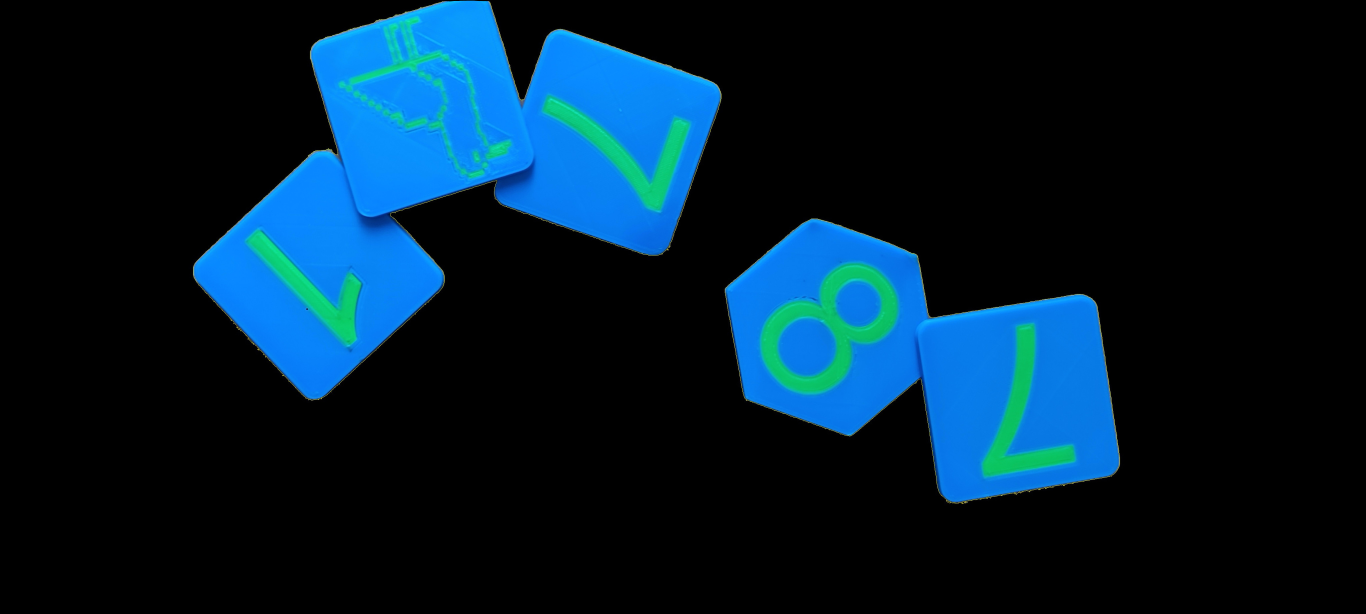
#> input picture figures/1695128011374_processed.jpg, 4096 x 1842 px, found by its file name (shown at 1/3 size); its folder holds only this picture in this run
$ python LW3.py
#> lines starting #> are read from the running program, lines starting #| are printed output that depends on the picture; after the words box and inside, x2 and y2 are one past the last pixel; in counts of white or black regions, pixels touching at a corner belong together
#> in process_folder, image is the input picture: shape (1842, 4096, 3); mean B, G, R 45, 28.3, 2.3
import cv2
import numpy as np
import os

def isolate_numbers(image):
    hsv = cv2.cvtColor(image, cv2.COLOR_BGR2HSV)
#> hsv: shape (1842, 4096, 3); mean H, S, V 21, 50.6, 46.9

    lower_border_colour = np.array([40, 140, 130])
    upper_border_colour = np.array([90, 255, 255])

    mask = cv2.inRange(hsv, lower_border_colour, upper_border_colour)
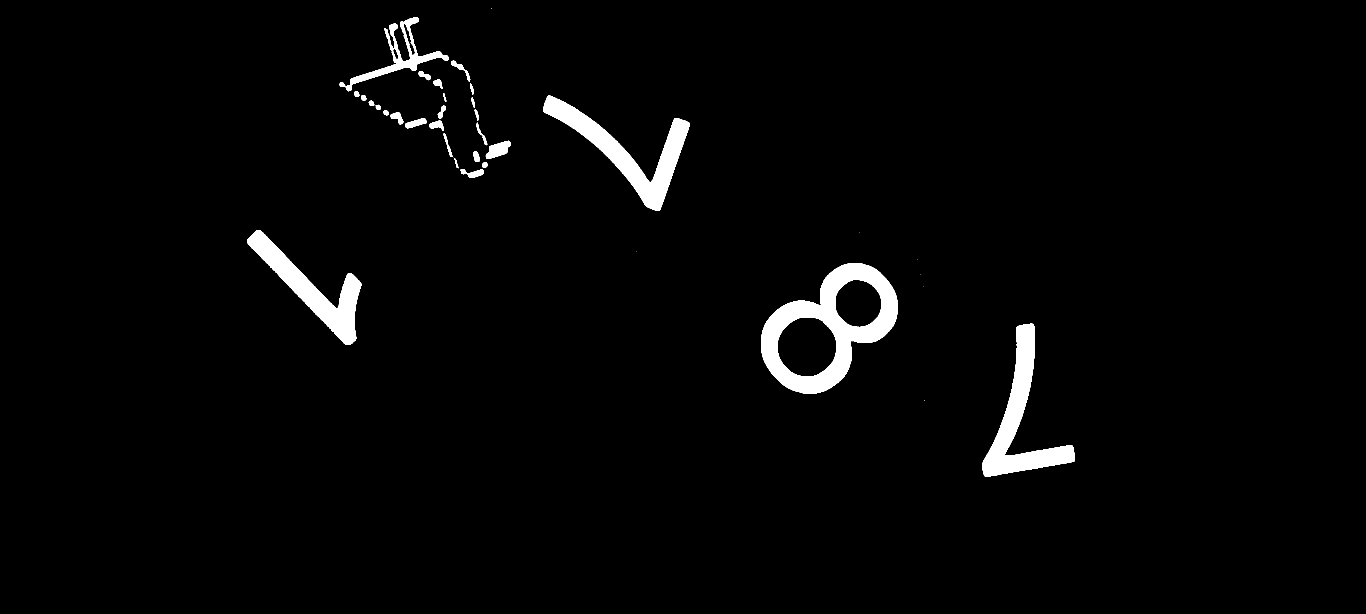
#> mask: shape (1842, 4096) (shown at 1/3 size); 2.4% white; 36 white regions (8 under 20 px)

    result = cv2.bitwise_and(image, image, mask=mask)
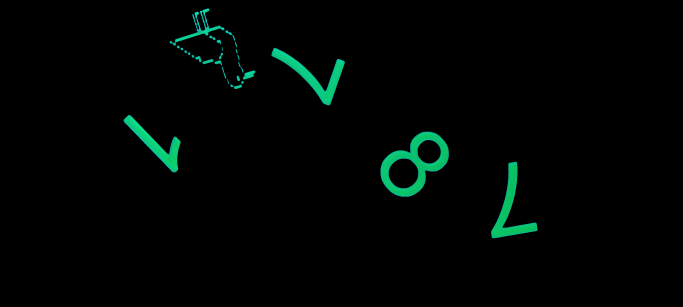
#> result: shape (1842, 4096, 3) (shown at 1/6 size); mean B, G, R 3.1, 4.8, 0.3

    return result, mask


def rotate_numbers(numbers_image, mask, min_area):
#> called with min_area = 15000
    contours, _ = cv2.findContours(mask, cv2.RETR_EXTERNAL, cv2.CHAIN_APPROX_SIMPLE)
#> contours = 36 contours, 8 with area under 20; largest, box (x1, y1, x2, y2) and area: (2283, 790, 2693, 1180) 98595, (1629, 287, 2069, 632) 35664, (2947, 971, 3225, 1429) 35136, (741, 690, 1084, 1035) 30198, (1019, 51, 1347, 274) 10972
    filtered_contours = [contour for contour in contours if cv2.contourArea(contour) > min_area]
#> filtered_contours = 4 contours; box (x1, y1, x2, y2) and area: (2283, 790, 2693, 1180) 98595, (1629, 287, 2069, 632) 35664, (2947, 971, 3225, 1429) 35136, (741, 690, 1084, 1035) 30198
    if not filtered_contours:
        raise ValueError("No contours detected.")

    result = np.zeros_like(numbers_image)

    for contour in filtered_contours:
        min_rect = cv2.minAreaRect(contour)
        center, size, angle = min_rect

        if size[0] > size[1]:
            angle += 90
            size = (size[1], size[0])

        rotation_matrix = cv2.getRotationMatrix2D(center, angle, 1.0)

        rotated_image = cv2.warpAffine(numbers_image, rotation_matrix, (numbers_image.shape[1], numbers_image.shape[0]))

        width, height = map(int, size)
        x, y = int(center[0] - width / 2), int(center[1] - height / 2)

        x1, y1 = max(0, x), max(0, y)
        x2, y2 = min(rotated_image.shape[1], x + width), min(rotated_image.shape[0], y + height)

        result[y1:y2, x1:x2] = rotated_image[y1:y2, x1:x2]
#> this loop made 4 passes
#> (min_rect, size, angle, rotation_matrix, width, height, x, y) on pass 2: (((2484.5, 976), (444.8, 283.5), -45), (283.5, 444.8), 45, [[0.707, 0.707, 37.56], [-0.707, 0.707, 2042.7]], 283, 444, 2343, 753)
#> pass 1, in rotate_numbers, `rotated_image = cv2.warpAffine(numbers_image, rotation_matrix, (number..`:
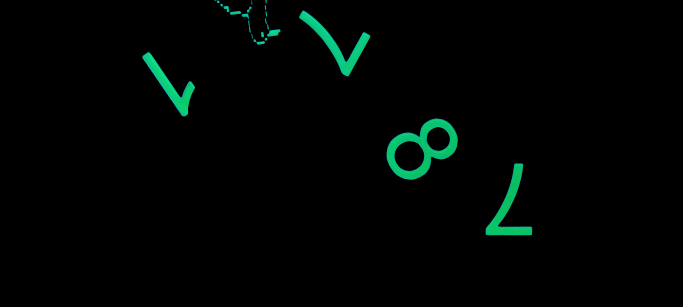
#> rotated_image: shape (1842, 4096, 3) (shown at 1/6 size); mean B, G, R 2.8, 4.4, 0.2
#> pass 3, in rotate_numbers, `rotated_image = cv2.warpAffine(numbers_image, rotation_matrix, (number..`:
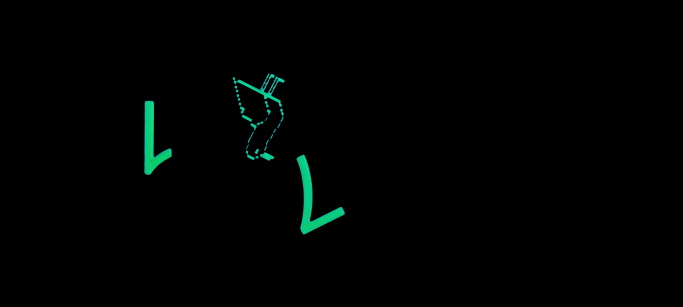
#> rotated_image: shape (1842, 4096, 3) (shown at 1/6 size); mean B, G, R 1.7, 2.4, 0.1
#> after the loop:
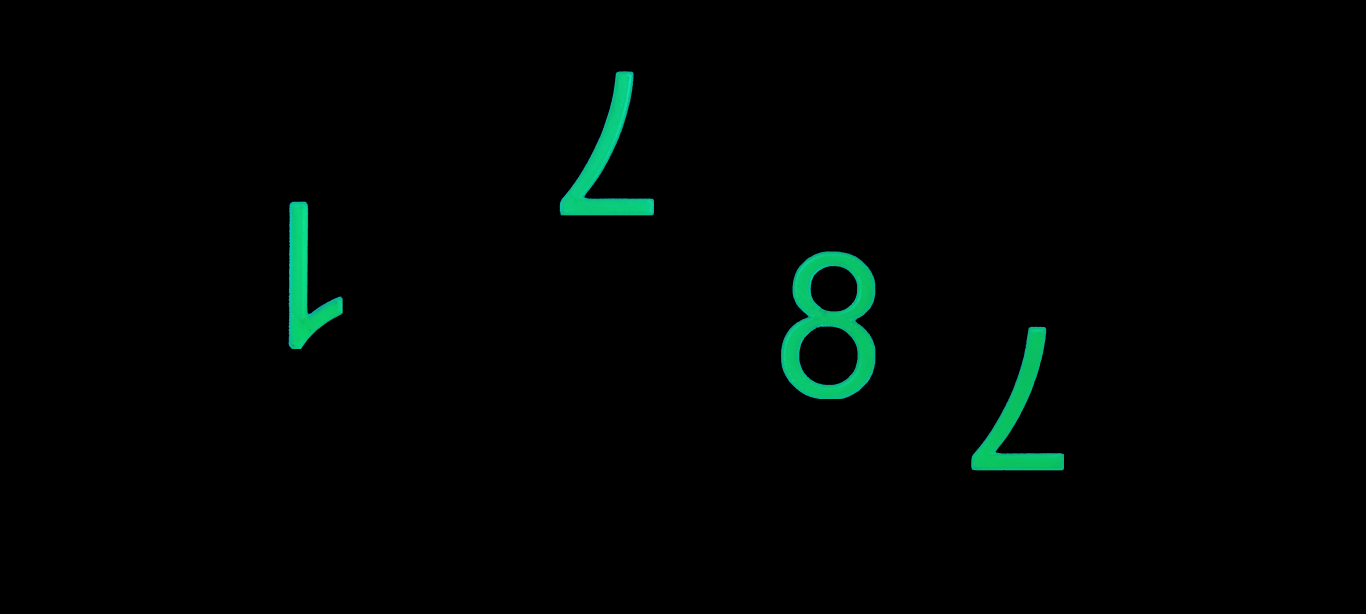
#> result: shape (1842, 4096, 3) (shown at 1/3 size); mean B, G, R 2.6, 4.2, 0.2

    return result


def process_folder(input_folder, output_folder):
    if not os.path.exists(output_folder):
        os.makedirs(output_folder)

    for filename in os.listdir(input_folder):
        if filename.lower().endswith(('.png', '.jpg', '.jpeg', '.bmp', '.tiff')):
            input_path = os.path.join(input_folder, filename)

            image = cv2.imread(input_path)
            if image is None:
                print(f"Ошибка: невозможно загрузить файл {filename}")
                continue

            try:
                numbers_image, mask = isolate_numbers(image)

                if(filename=='photo3_processed.jpg'):
                    result = rotate_numbers(numbers_image, mask, min_area=5000)
                else:
                    result = rotate_numbers(numbers_image, mask, min_area=15000)

                base_name = os.path.splitext(filename)[0]
                output_path = os.path.join(output_folder, f"{base_name}_processed.jpg")
                cv2.imwrite(output_path, result)
                print(f"Обработан файл: {filename}")
            except ValueError as e:
                print(f"Ошибка при обработке файла {filename}: {e}")


def main():
    input_folder = "/Users/nina/PycharmProjects/DIP/figures"
    output_folder = "/Users/nina/PycharmProjects/DIP/results"

    process_folder(input_folder, output_folder)


if __name__ == "__main__":
    main()

$ run again, on figures/1695138157752_processed.jpg
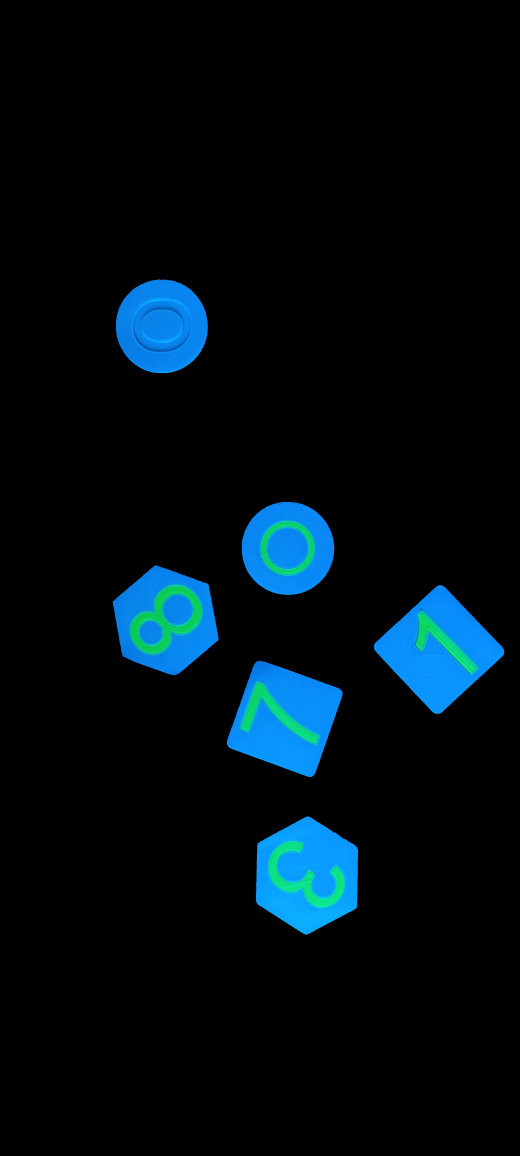
#> input picture figures/1695138157752_processed.jpg, 2080 x 4624 px, found by its file name (shown at 1/4 size)
#> in process_folder, image is the input picture: shape (4624, 2080, 3); mean B, G, R 18.5, 12.4, 0.8
#> hsv: shape (4624, 2080, 3); mean H, S, V 8.6, 21.7, 19.4
#> in isolate_numbers, `mask = cv2.inRange(hsv, lower_border_colour, upper_border_colour)`:
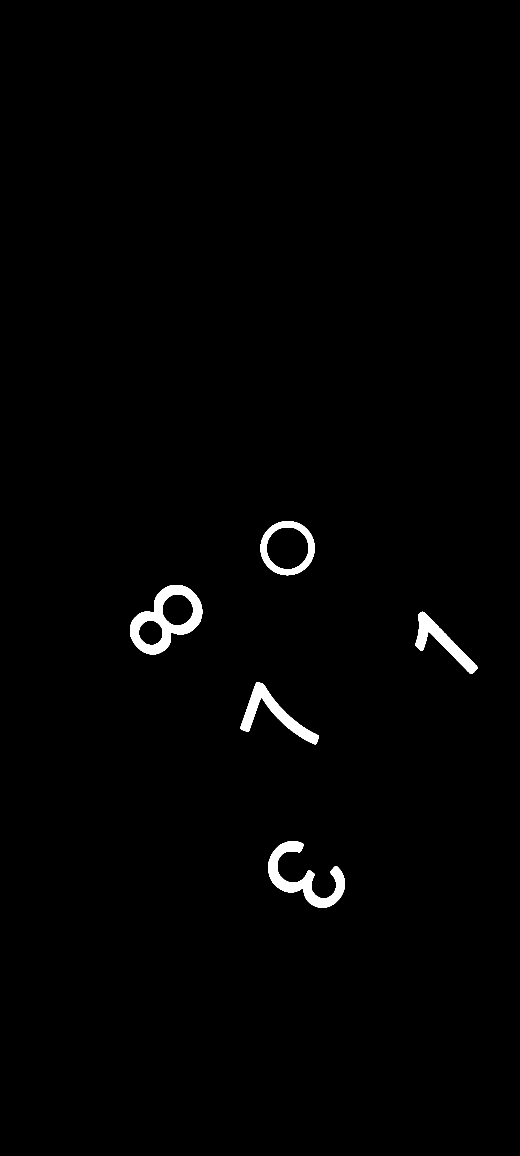
#> mask: shape (4624, 2080) (shown at 1/4 size); 1.1% white; 5 white regions
#> contours = 5 contours; box (x1, y1, x2, y2) and area: (520, 2340, 809, 2617) 49358, (1043, 2085, 1258, 2301) 36491, (1073, 3365, 1379, 3631) 24358, (962, 2729, 1276, 2977) 18508, (1662, 2447, 1911, 2696) 15816
#> filtered_contours has the same summary as contours
#> the loop in rotate_numbers, `for contour in filtered_contours:` made 5 passes
#> (min_rect, size, angle, rotation_matrix, width, height, x, y) on pass 4: (((665.7, 2483.3), (313.2, 200.8), -45), (200.8, 313.2), 45, [[0.707, 0.707, -1560.9], [-0.707, 0.707, 1198.1]], 200, 313, 565, 2326)
#> pass 3, in rotate_numbers, `rotated_image = cv2.warpAffine(numbers_image, rotation_matrix, (number..`:
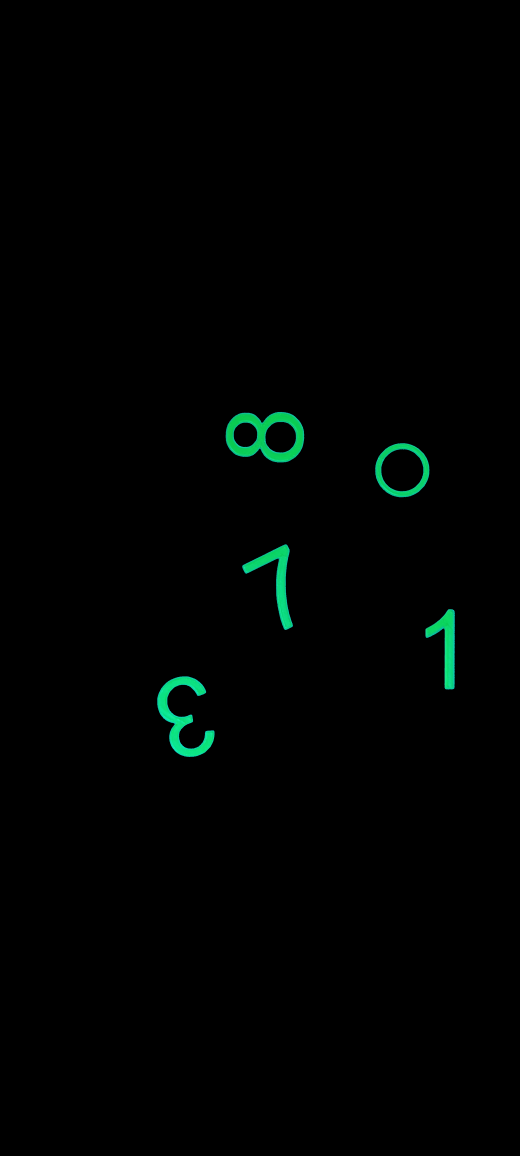
#> rotated_image: shape (4624, 2080, 3) (shown at 1/4 size); mean B, G, R 1.4, 2.3, 0.1

$ run again, on figures/1695138157776_processed.jpg
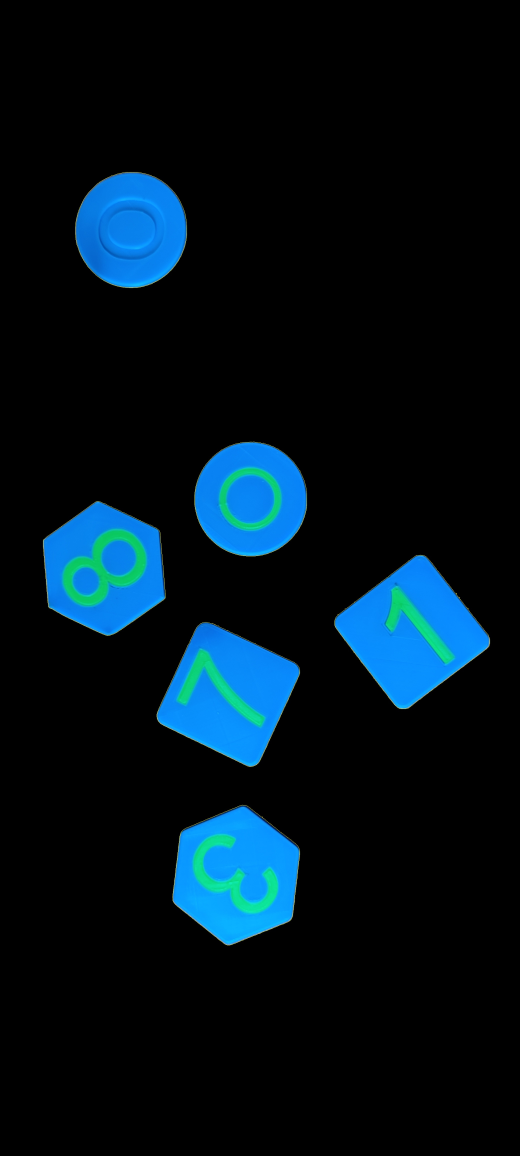
#> input picture figures/1695138157776_processed.jpg, 2080 x 4624 px, found by its file name (shown at 1/4 size)
#> in process_folder, image is the input picture: shape (4624, 2080, 3); mean B, G, R 27.3, 17.8, 1.6
#> hsv: shape (4624, 2080, 3); mean H, S, V 12.5, 31, 28.5
#> in isolate_numbers, `mask = cv2.inRange(hsv, lower_border_colour, upper_border_colour)`:
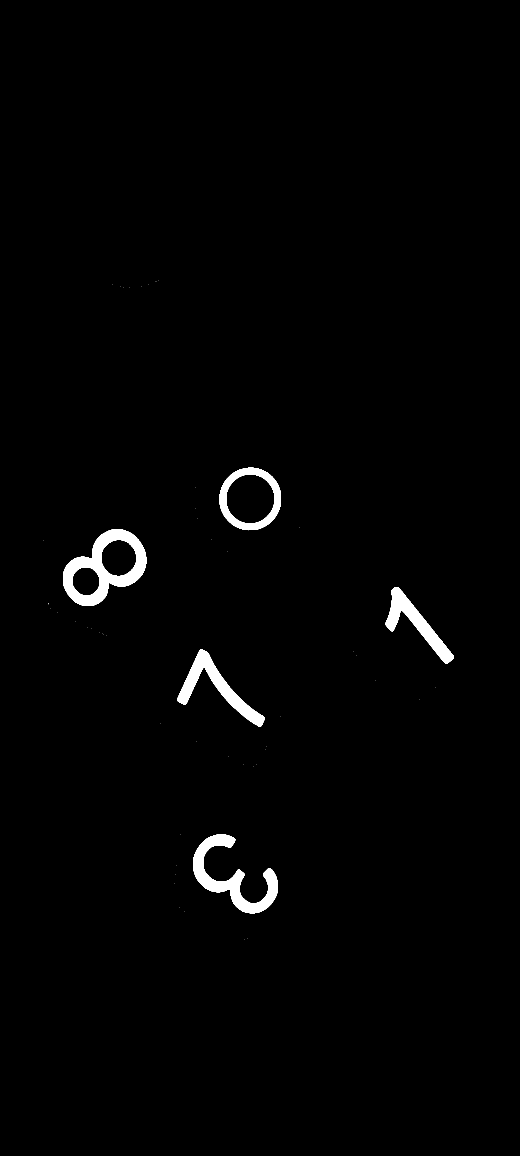
#> mask: shape (4624, 2080) (shown at 1/4 size); 1.4% white; 53 white regions (48 under 20 px)
#> contours = 53 contours, 48 with area under 20; largest, box (x1, y1, x2, y2) and area: (252, 2117, 585, 2424) 63879, (878, 1871, 1124, 2121) 48188, (773, 3338, 1112, 3653) 30882, (709, 2598, 1059, 2907) 23731, (1542, 2348, 1816, 2655) 20730
#> filtered_contours = 5 contours; box (x1, y1, x2, y2) and area: (252, 2117, 585, 2424) 63879, (878, 1871, 1124, 2121) 48188, (773, 3338, 1112, 3653) 30882, (709, 2598, 1059, 2907) 23731, (1542, 2348, 1816, 2655) 20730
#> the loop in rotate_numbers, `for contour in filtered_contours:` made 5 passes
#> (min_rect, size, angle, rotation_matrix, width, height, x, y) on pass 4: (((412.9, 2267.3), (355.6, 231.3), -30.18), (231.3, 355.6), 59.82, [[0.503, 0.864, -1754.6], [-0.864, 0.503, 1484.4]], 231, 355, 297, 2089)
#> after the loop in rotate_numbers, `for contour in filtered_contours:`:
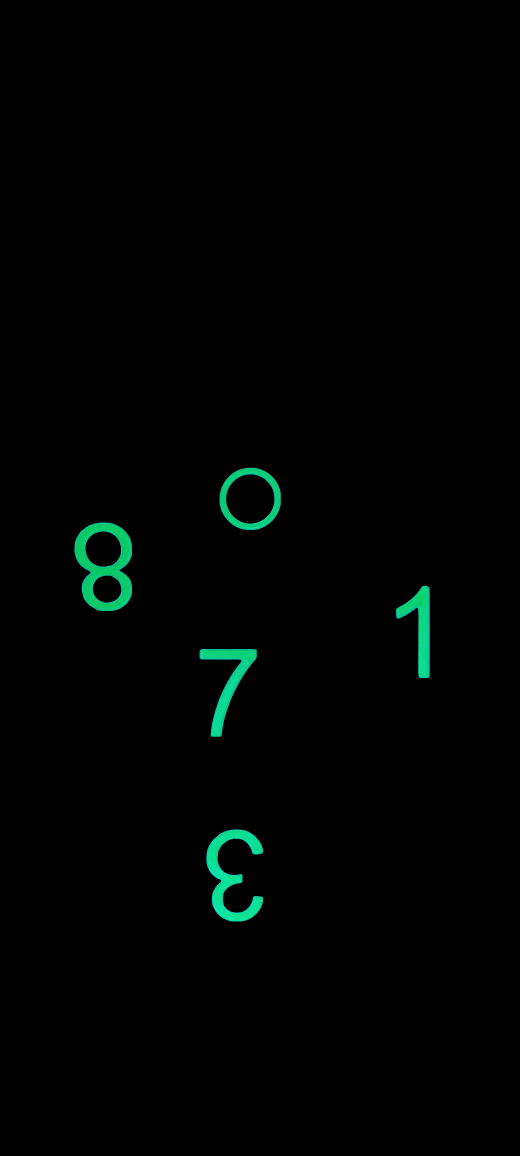
#> result: shape (4624, 2080, 3) (shown at 1/4 size); mean B, G, R 1.9, 2.9, 0.2
